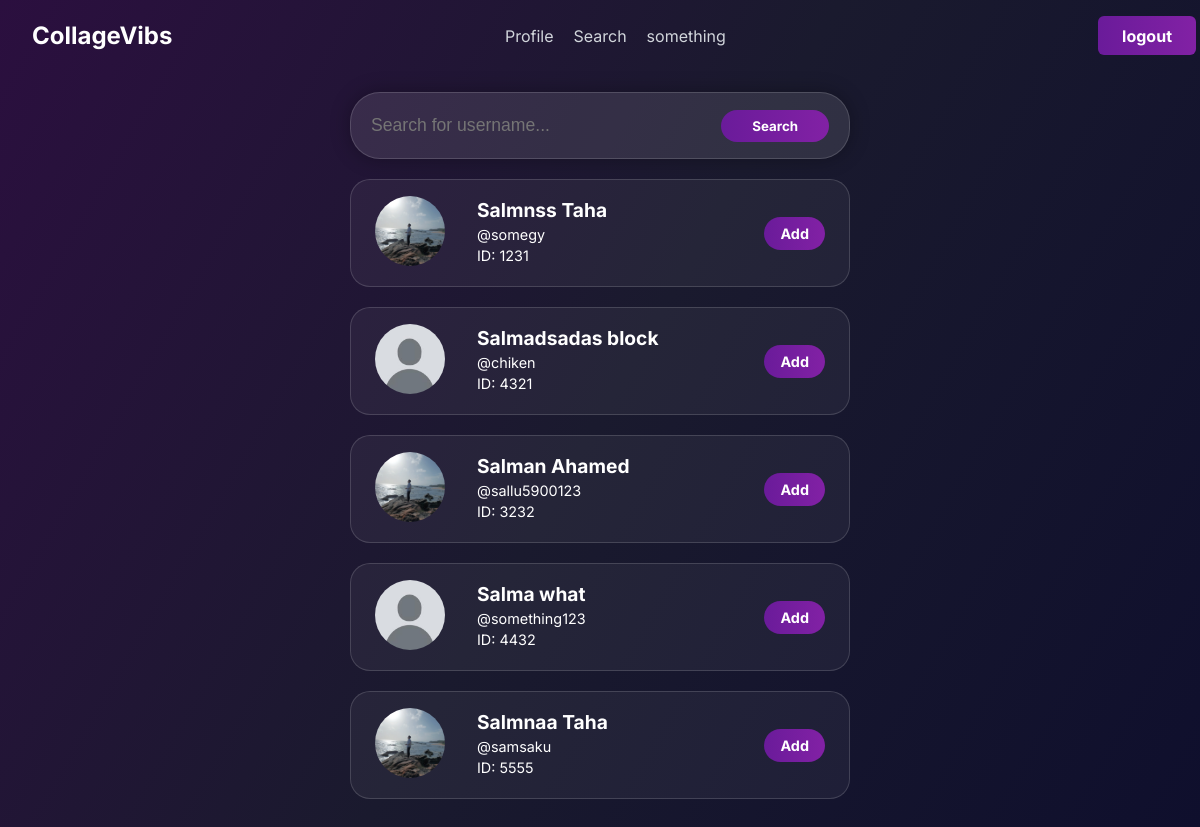
Before: /search/ (signed in) with the older database file.
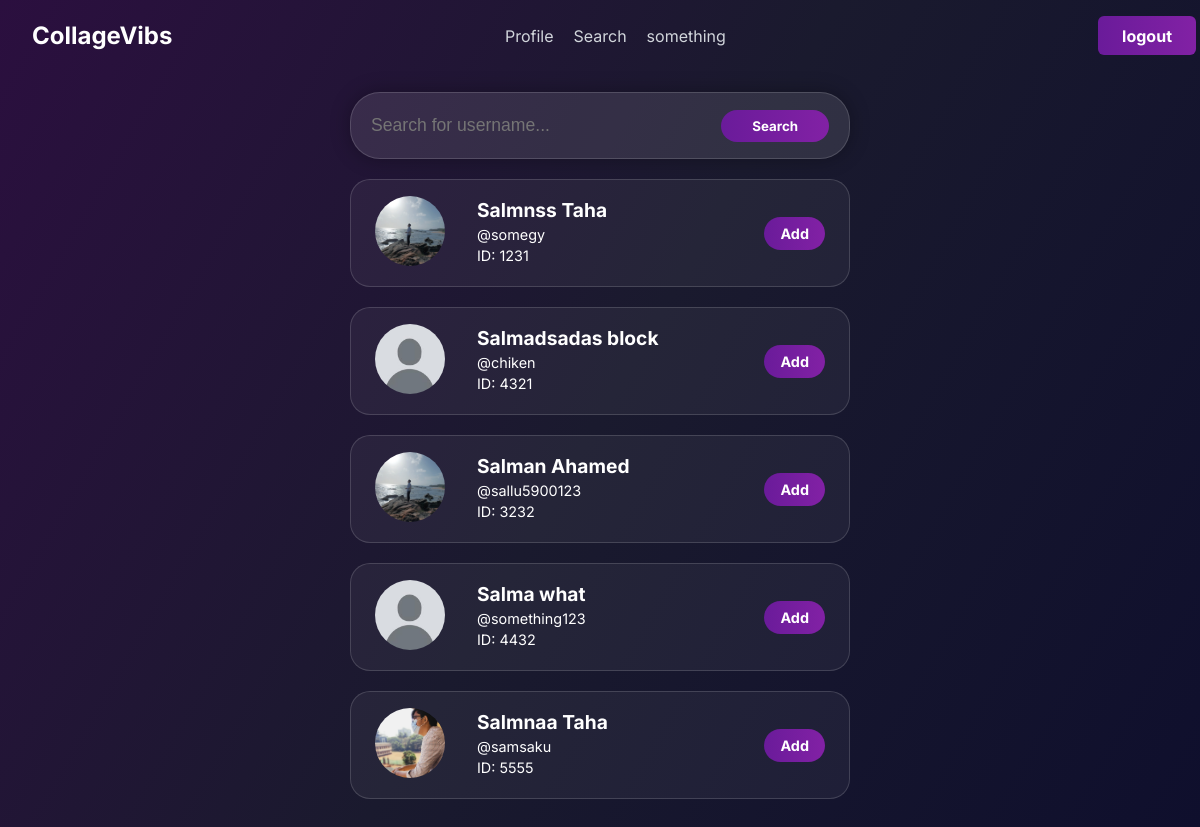
After: the same page with the newer database file.
### users/models.py (models this page shows, shortened)
class Profile(models.Model):
    user = models.OneToOneField(User, on_delete=models.CASCADE)
    college_id = models.PositiveIntegerField(
        validators=[MinValueValidator(1000), MaxValueValidator(9999)],
        help_text="4 digit college ID",
    )
    profile_picture = models.ImageField(upload_to='profile_pictures', null=True, blank=True,default='profile_pictures/default.jpg')
    created_at = models.DateTimeField(auto_now_add=True)

### users/views.py (the view)
# urls.py: path('search/', views.search_view, name='search'),
@login_required
def search_view(request):
    profiles = Profile.objects.select_related('user').all()
    query = request.GET.get('q')
    if query:
        profiles = profiles.filter(user__username__icontains=query)
    profiles = profiles.exclude(user=request.user)
    return render(request, 'users/search.html', {'profiles': profiles})

### users/templates/users/search.html (shortened to what this page needs)
{% extends "main/layout.html" %}
{% block content %}
<div class="search-container">
  <form method="get" action="{% url 'users:search' %}" class="user-search-container">
    <input type="text" name="q" placeholder="Search for username..." class="user-search-input">
    <button type="submit" class="user-search-button">
      Search
    </button>
  </form>
  {% for profile in profiles %}
    <div class="user-profile-container">
      <div>
        {% if profile.profile_picture %}
          <img src="{{ profile.profile_picture.url }}" alt="Profile picture" class="user-profile-picture">
        {% else %}
          <img src="/media/profile_pictures/default.jpg" alt="Default profile picture" class="user-profile-picture">
        {% endif %}
      </div>
      <div class="profile-text">
        <h3>{{ profile.user.first_name }} {{ profile.user.last_name }}</h3>
        <p>@{{ profile.user.username }}</p>
        <p>ID: {{ profile.college_id }}</p>
      </div>
      <div class="dropdown">
        <button class="dropbtn">Add</button>
      </div>
    </div>
  {% empty %}
    <p>No users found.</p>
  {% endfor %}
</div>
{% endblock %}

Changed rows visible on the page:
changed Profile "Salmnaa": profile_picture: a different picture
